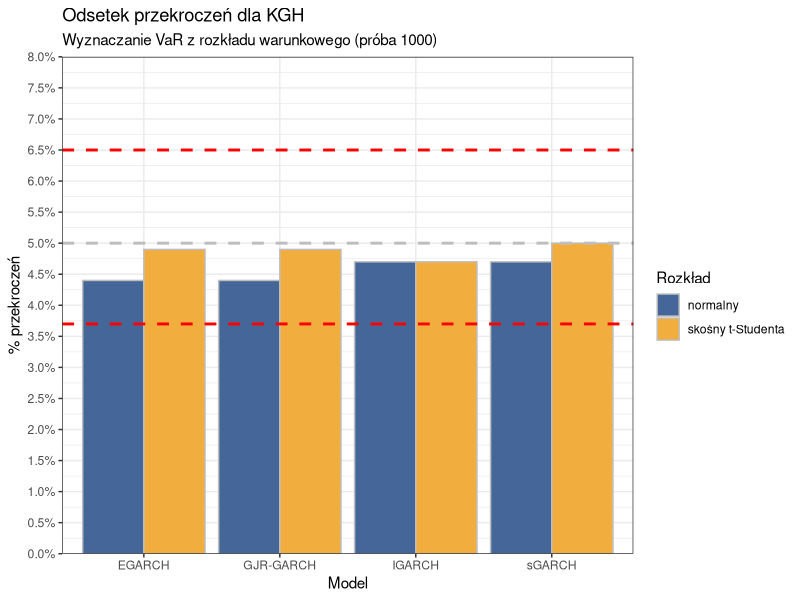
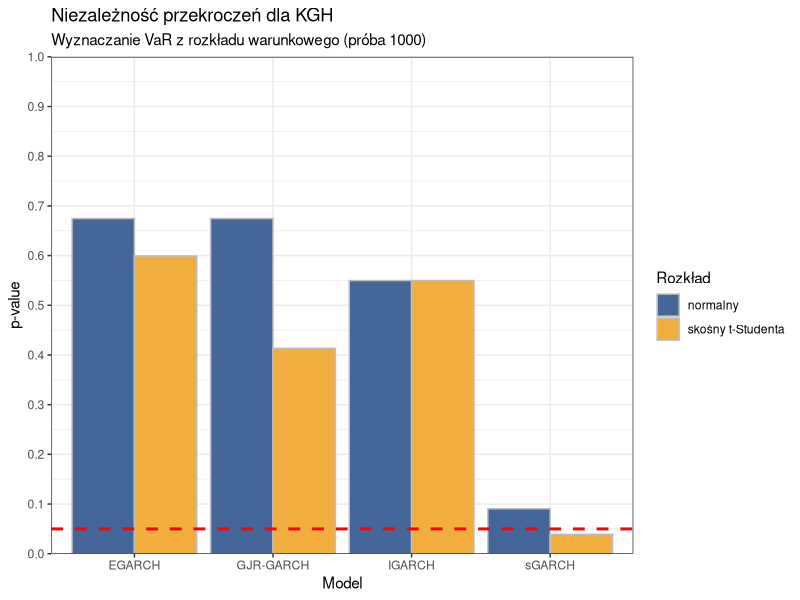
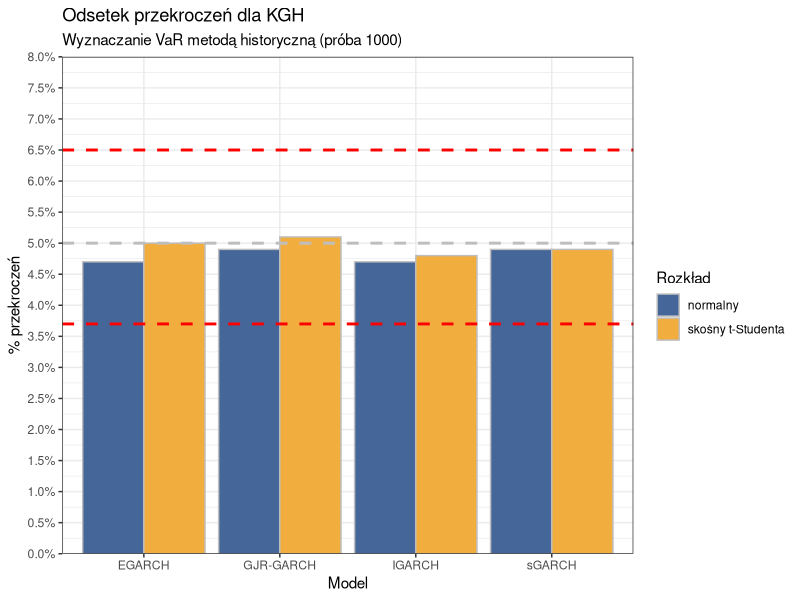
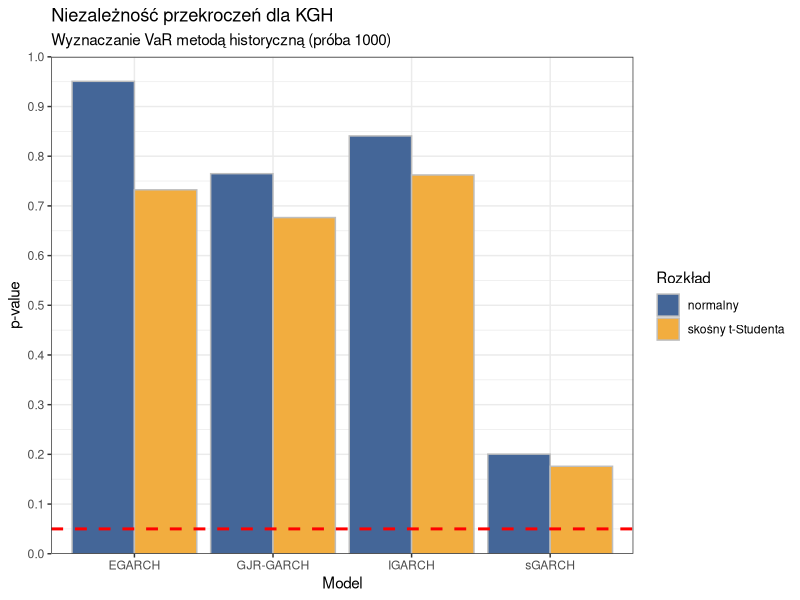
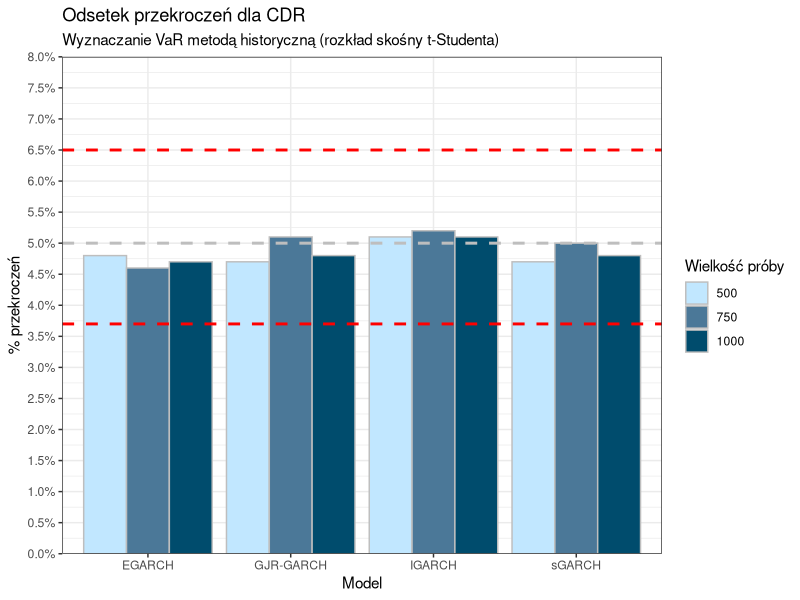
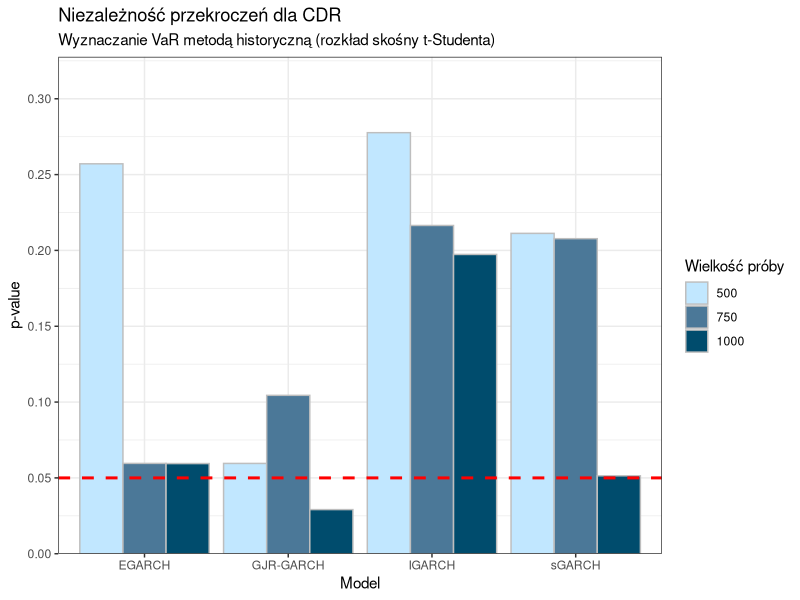
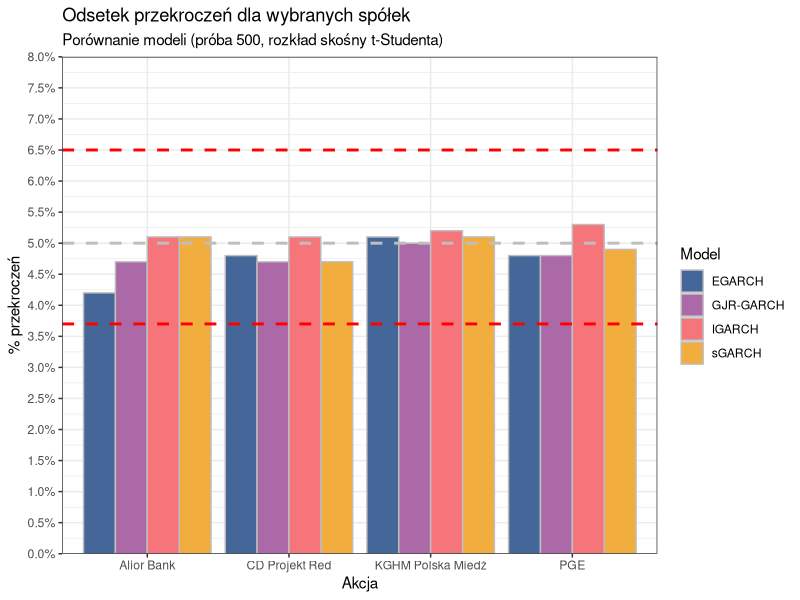
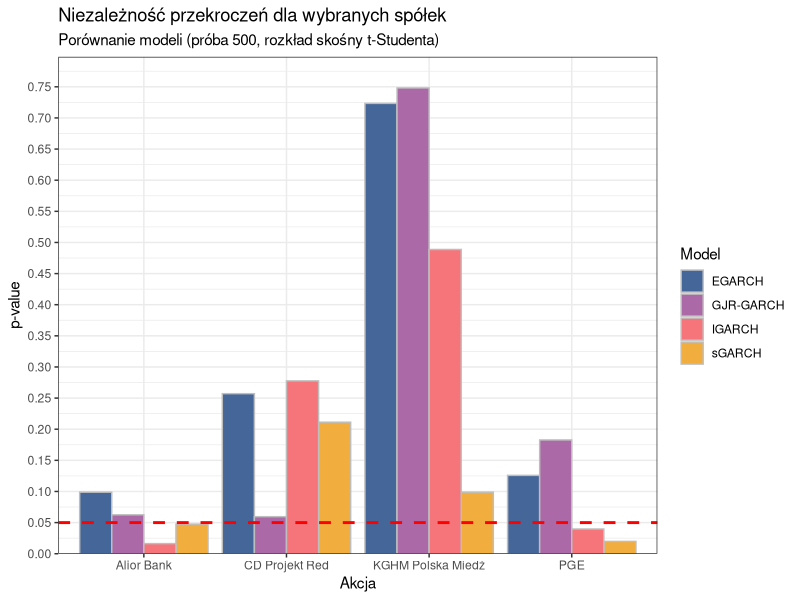

These figures' R source, in order:
## ---- chunk 1
knitr::opts_chunk$set(echo = TRUE)
knitr::opts_chunk$set(warning = FALSE)
library(tidyverse)
## ---- chunk 2
data <- read.csv('results/kgh.csv')
## ---- chunk 3
data %>%
  filter(sample == 1000) %>%
  ggplot() +
  geom_col(aes(x = model, y = prop_fails_cond, fill = dist),
           color = 'gray',
           position = 'dodge') +
  ggtitle(label = 'Odsetek przekroczeń dla KGH', 
          subtitle = 'Wyznaczanie VaR z rozkładu warunkowego (próba 1000)') +
  geom_hline(aes(yintercept = 0.05),
             linetype = 'dashed',
             linewidth = 1,
             color = 'gray') +
  geom_hline(aes(yintercept = 0.065),
             linetype = 'dashed',
             linewidth = 1,
             color = 'red') +
  geom_hline(aes(yintercept = 0.037),
             linetype = 'dashed',
             linewidth = 1,
             color = 'red') +
  xlab('Model') +
  ylab('% przekroczeń') +
  scale_x_discrete(labels = c('EGARCH', 'GJR-GARCH', 'IGARCH', 'sGARCH')) +
  scale_y_continuous(expand = c(0, 0), limits = c(0, 0.08),
                     breaks = seq(0, 0.1, 0.005),
                     labels = scales::percent) +
  guides(fill = guide_legend('Rozkład')) +
  scale_fill_manual(values = c('#446698', '#F2AD3F'),
                    labels = c('normalny', 'skośny t-Studenta')) +
  theme_bw()
## ---- chunk 4
data %>%
  filter(sample == 1000) %>%
  ggplot() +
  geom_col(aes(x = model, y = tbfi_cond, fill = dist),
           color = 'gray',
           position = 'dodge') +
  ggtitle(label = 'Niezależność przekroczeń dla KGH', 
          subtitle = 'Wyznaczanie VaR z rozkładu warunkowego (próba 1000)') +
  geom_hline(aes(yintercept = 0.05),
             linetype = 'dashed',
             linewidth = 1,
             color = 'red') +
  xlab('Model') +
  ylab('p-value') +
  scale_x_discrete(labels = c('EGARCH', 'GJR-GARCH', 'IGARCH', 'sGARCH')) +
  scale_y_continuous(expand = c(0, 0),
                     limits = c(0, 1),
                     breaks = seq(0, 1, 0.1)) +
  guides(fill = guide_legend('Rozkład')) +
  scale_fill_manual(values = c('#446698', '#F2AD3F'),
                    labels = c('normalny', 'skośny t-Studenta')) +
  theme_bw()
## ---- chunk 5
data %>%
  filter(sample == 1000) %>%
  ggplot() +
  geom_col(aes(x = model, y = prop_fails_hist, fill = dist),
           color = 'gray',
           position = 'dodge') +
  ggtitle(label = 'Odsetek przekroczeń dla KGH', 
          subtitle = 'Wyznaczanie VaR metodą historyczną (próba 1000)') +
  geom_hline(aes(yintercept = 0.05),
             linetype = 'dashed',
             linewidth = 1,
             color = 'gray') +
  geom_hline(aes(yintercept = 0.065),
             linetype = 'dashed',
             linewidth = 1,
             color = 'red') +
  geom_hline(aes(yintercept = 0.037),
             linetype = 'dashed',
             linewidth = 1,
             color = 'red') +
  xlab('Model') +
  ylab('% przekroczeń') +
  scale_x_discrete(labels = c('EGARCH', 'GJR-GARCH', 'IGARCH', 'sGARCH')) +
  scale_y_continuous(expand = c(0, 0), limits = c(0, 0.08),
                     breaks = seq(0, 0.1, 0.005),
                     labels = scales::percent) +
  guides(fill = guide_legend('Rozkład')) +
  scale_fill_manual(values = c('#446698', '#F2AD3F'),
                    labels = c('normalny', 'skośny t-Studenta')) +
  theme_bw()
## ---- chunk 6
data %>%
  filter(sample == 1000) %>%
  ggplot() +
  geom_col(aes(x = model, y = tbfi_hist, fill = dist),
           color = 'gray',
           position = 'dodge') +
  ggtitle(label = 'Niezależność przekroczeń dla KGH', 
          subtitle = 'Wyznaczanie VaR metodą historyczną (próba 1000)') +
  geom_hline(aes(yintercept = 0.05),
             linetype = 'dashed',
             linewidth = 1,
             color = 'red') +
  xlab('Model') +
  ylab('p-value') +
  scale_x_discrete(labels = c('EGARCH', 'GJR-GARCH', 'IGARCH', 'sGARCH')) +
  scale_y_continuous(expand = c(0, 0),
                     limits = c(0, 1),
                     breaks = seq(0, 1, 0.1)) +
  guides(fill = guide_legend('Rozkład')) +
  scale_fill_manual(values = c('#446698', '#F2AD3F'),
                    labels = c('normalny', 'skośny t-Studenta')) +
  theme_bw()
## ---- chunk 7
data <- read.csv('results/cdr.csv') 
## ---- chunk 8
data %>%
  filter(dist == 'sstd') %>%
  ggplot() +
  geom_col(aes(x = model, y = prop_fails_hist, fill = as.factor(sample)),
           color = 'gray',
           position = 'dodge') +
  ggtitle(label = 'Odsetek przekroczeń dla CDR', 
          subtitle = paste('Wyznaczanie VaR metodą historyczną',
                           '(rozkład skośny t-Studenta)')) +
  geom_hline(aes(yintercept = 0.05),
             linetype = 'dashed',
             linewidth = 1,
             color = 'gray') +
  geom_hline(aes(yintercept = 0.065),
             linetype = 'dashed',
             linewidth = 1,
             color = 'red') +
  geom_hline(aes(yintercept = 0.037),
             linetype = 'dashed',
             linewidth = 1,
             color = 'red') +
  xlab('Model') +
  ylab('% przekroczeń') +
  scale_x_discrete(labels = c('EGARCH', 'GJR-GARCH', 'IGARCH', 'sGARCH')) +
  scale_y_continuous(expand = c(0, 0), limits = c(0, 0.08),
                     breaks = seq(0, 0.1, 0.005),
                     labels = scales::percent) +
  guides(fill = guide_legend('Wielkość próby')) +
  scale_fill_manual(values = c('#c1e7ff', '#4b7898', '#004c6d')) +
  theme_bw()
## ---- chunk 9
data %>%
  filter(dist == 'sstd') %>%
  ggplot() +
  geom_col(aes(x = model, y = tbfi_hist, fill = as.factor(sample)),
           color = 'gray',
           position = 'dodge') +
  ggtitle(label = 'Niezależność przekroczeń dla CDR', 
          subtitle = paste('Wyznaczanie VaR metodą historyczną',
                           '(rozkład skośny t-Studenta)')) +
  geom_hline(aes(yintercept = 0.05),
             linetype = 'dashed',
             linewidth = 1,
             color = 'red') +
  xlab('Model') +
  ylab('p-value') +
  scale_x_discrete(labels = c('EGARCH', 'GJR-GARCH', 'IGARCH', 'sGARCH')) +
  scale_y_continuous(expand = expansion(mult = c(0, 0), 
                                        add = c(0, 0.05)),
                     breaks = seq(0, 1, 0.05)) +
  guides(fill = guide_legend('Wielkość próby')) +
  scale_fill_manual(values = c('#c1e7ff', '#4b7898', '#004c6d')) +
  theme_bw()
## ---- chunk 10
data1 <- read.csv('results/cdr.csv')
data1['stock'] <- 'CD Projekt Red'
data2 <- read.csv('results/pge.csv')
data2['stock'] <- 'PGE'
data3 <- read.csv('results/kgh.csv')
data3['stock'] <- 'KGHM Polska Miedź'
data4 <- read.csv('results/alr.csv')
data4['stock'] <- 'Alior Bank'

data <- rbind(data1, data2, data3, data4)
## ---- chunk 11
data %>%
  filter(sample == 500, dist == 'sstd') %>%
  ggplot() +
  geom_col(aes(x = stock, y = prop_fails_hist, fill = model),
           color = 'gray',
           position = 'dodge') +
  ggtitle(label = 'Odsetek przekroczeń dla wybranych spółek',
          subtitle = paste('Porównanie modeli',
                           '(próba 500, rozkład skośny t-Studenta)')) +
  geom_hline(aes(yintercept = 0.05),
             linetype = 'dashed',
             linewidth = 1,
             color = 'gray') +
  geom_hline(aes(yintercept = 0.065),
             linetype = 'dashed',
             linewidth = 1,
             color = 'red') +
  geom_hline(aes(yintercept = 0.037),
             linetype = 'dashed',
             linewidth = 1,
             color = 'red') +
  xlab('Akcja') +
  ylab('% przekroczeń') +
  scale_y_continuous(expand = c(0, 0), limits = c(0, 0.08),
                     breaks = seq(0, 0.1, 0.005),
                     labels = scales::percent) +
  guides(fill = guide_legend('Model')) +
  scale_fill_manual(values = c('#446698', '#ac69a7', '#f5757a', '#F2AD3F'),
                    labels = c('EGARCH', 'GJR-GARCH', 'IGARCH', 'sGARCH')) +
  theme_bw()
## ---- chunk 12
data %>%
  filter(sample == 500, dist == 'sstd') %>%
  ggplot() +
  geom_col(aes(x = stock, y = tbfi_hist, fill = model),
           color = 'gray',
           position = 'dodge') +
  ggtitle(label = 'Niezależność przekroczeń dla wybranych spółek', 
          subtitle = paste('Porównanie modeli',
                           '(próba 500, rozkład skośny t-Studenta)')) +
  geom_hline(aes(yintercept = 0.05),
             linetype = 'dashed',
             linewidth = 1,
             color = 'red') +
  xlab('Akcja') +
  ylab('p-value') +
  scale_y_continuous(expand = expansion(mult = c(0, 0), 
                                        add = c(0, 0.05)),
                     breaks = seq(0, 1, 0.05)) +
  guides(fill = guide_legend('Model')) +
  scale_fill_manual(values = c('#446698', '#ac69a7', '#f5757a', '#F2AD3F'),
                    labels = c('EGARCH', 'GJR-GARCH', 'IGARCH', 'sGARCH')) +
  theme_bw()
